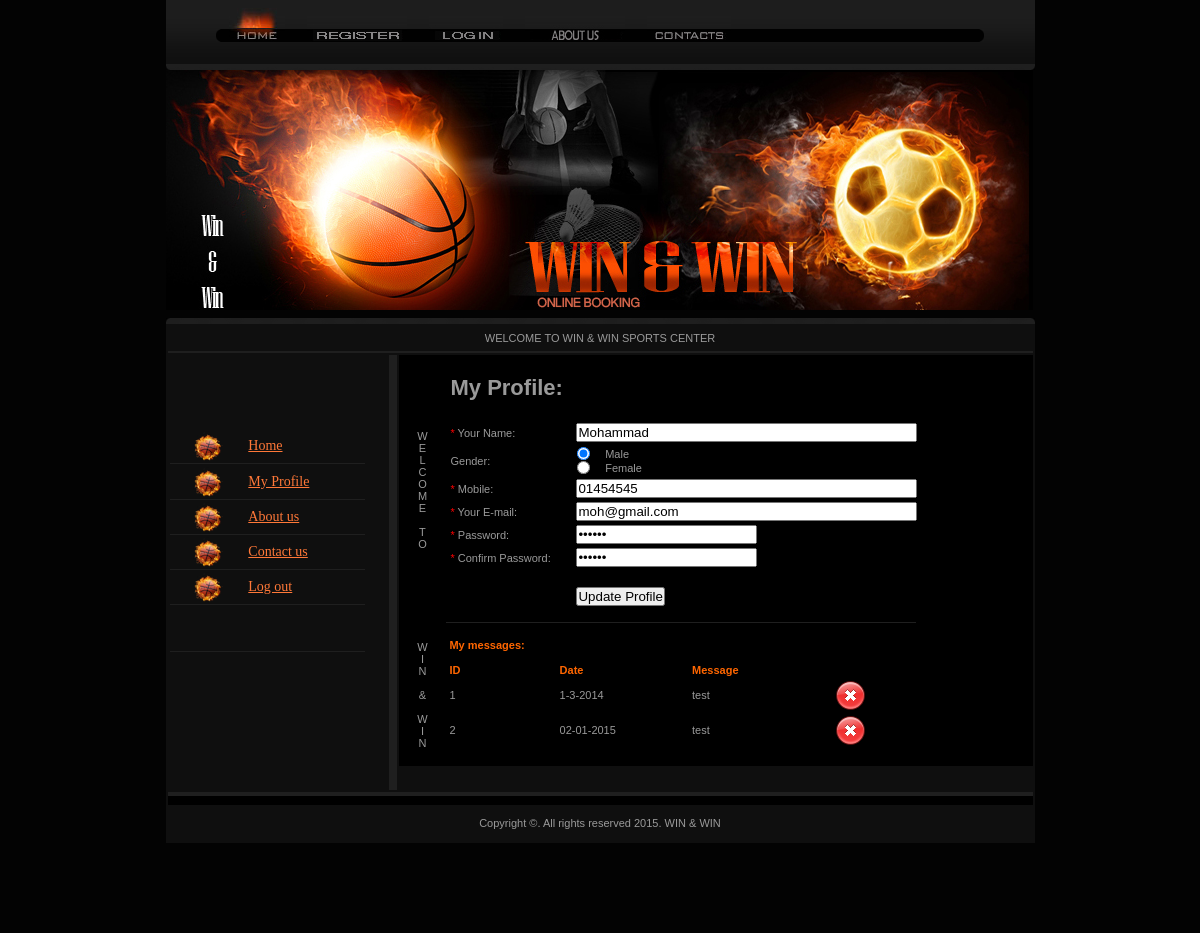
Screenshot of /profile.php?id=3 (signed in) with the database file from the repository.
### tables this page shows
CREATE TABLE `member` (
  `id` int(10) unsigned NOT NULL auto_increment,
  `name` varchar(45) NOT NULL,
  `gender` varchar(45) NOT NULL,
  `mobile` varchar(45) NOT NULL,
  `email` varchar(45) NOT NULL,
  `password` varchar(45) NOT NULL,
  `reg_date` varchar(45) NOT NULL,
  PRIMARY KEY  (`id`)
);

CREATE TABLE `msgs` (
  `id` int(10) unsigned NOT NULL auto_increment,
  `name` varchar(45) default NULL,
  `mobile` varchar(45) default NULL,
  `msg` varchar(450) NOT NULL,
  `date_` varchar(45) NOT NULL,
  `uid` int(11) NOT NULL,
  PRIMARY KEY  (`id`)
);

### profile.php (the view, shortened to what this page needs)
<?
$uid = $_SESSION["userid"] ;
?>
<!DOCTYPE HTML PUBLIC "-//W3C//DTD HTML 4.01 Transitional//EN"
"http://www.w3.org/TR/html4/loose.dtd">
<html>
<head>
<link type="text/css" rel="stylesheet" href="style.css" />
</head>
<body>
<table cellpadding="0" cellspacing="0" border="0">
<tr><td>
	<div id="top">
		<div id="menu">
			<ul>
				<li><a href="index.php" class="but1" id="active"><img src="images/spacer.gif" alt="" width="56" height="13" /></a></li>
				<li><a href="register.php" class="but2"><img src="images/spacer.gif" alt="" width="100" height="13" /></a></li>
				<li><a href="login.php" class="but3"><img src="images/spacer.gif" alt="" width="74" height="13" /></a></li>
				<li><a href="aboutus.php" class="but4"><img src="images/spacer.gif" alt="" width="100" height="13" /></a></li>
				<li><a href="contactus.php" class="but7"><img src="images/spacer.gif" alt="" width="84" height="13" /></a></li>
			</ul>
		</div>
	</div>
	<div id="header" class="home">
	  </div>
	<div id="wrapper" class="style1">
	  <table width="100%" height="501" border="0" cellpadding="2" cellspacing="2" bgcolor="#0F0F0F">
          <tr>
            <td height="23" colspan="3" bgcolor="#0F0F0F"><marquee behavior="alternate"><div align="center">WELCOME TO WIN &amp; WIN SPORTS CENTER </div></marquee></td>
          </tr>
          <tr>
            <td colspan="3"><hr color="#1F1F1F" /></td>
          </tr>
          <tr>
            <td width="219"><table width="128%" height="225" border="0" align="center" cellpadding="2" cellspacing="2">
              <tr>
                <td width="28%" height="27"><div align="center"><img src="images/link.png" width="30" height="30"  /></div></td>
                <td width="72%"><a href="index.php" class="style2">Home</a></td>
              </tr>
              <tr>
                <td height="1" colspan="2" valign="top"><hr align="left" width="70%" size="1" color="#1F1F1F"/></td>
                </tr>
              <tr>
                <td height="31"><div align="center"><img src="images/link.png" alt="l" width="30" height="30"  /></div></td>
                <td><? if ($_SESSION["logged"] == "YES") echo '<a href="profile.php?id='. $_SESSION["userid"].'" class="style2">My Profile</a>' ; else echo '<a href="register.php" class="style2">Register</a>'; ?></td>
              </tr>
			  <tr>
                <td height="1" colspan="2" valign="top"><hr align="left" width="70%" size="1" color="#1F1F1F"/></td>
                </tr>
              <tr>
                <td height="27"><div align="center"><img src="images/link.png" alt="left" width="30" height="30"  /></div></td>
                <td><a href="aboutus.php" class="style2">About us </a></td>
              </tr>
			  <tr>
                <td height="1" colspan="2" valign="top"><hr align="left" width="70%" size="1" color="#1F1F1F"/></td>
                </tr>
              <tr>
                <td height="27"><div align="center"><img src="images/link.png" alt="left" width="30" height="30"  /></div></td>
                <td><a href="contactus.php" class="style2">Contact us </a></td>
              </tr>
			  <tr>
                <td height="1" colspan="2" valign="top"><hr align="left" width="70%" size="1" color="#1F1F1F"/></td>
                </tr>
              <tr>
                <td height="27"><div align="center"><img src="images/link.png" alt="l" width="30" height="30"  /></div></td>
                <td><? if ($_SESSION["logged"] == "YES") echo '<a href="logout.php" class="style2">Log out</a>' ; else echo '<a href="login.php" class="style2">Log In </a>'; ?></td>
              </tr>
			  <tr>
                <td height="1" colspan="2" valign="top"><hr align="left" width="70%" size="1" color="#1F1F1F"/></td>
                </tr>
              <tr>
                <td  colspan="2" align="justify"> </tr>
				 <tr>
                <td height="1" colspan="2" valign="top"><hr align="left" width="70%" size="1" color="#1F1F1F"/></td>
                </tr>
            </table></td>
            <td width="-4" rowspan="2" background="images/bg.jpg"></td>
            <td width="634" rowspan="2" valign="top"><table width="100%" height="284" border="0" align="center" cellpadding="2" cellspacing="2" bgcolor="#000000">
                <tr>
                  <td width="7%" height="192"><p align="center">&nbsp;</p>
                    <p align="center">&nbsp;</p>
                    <p align="center">W</p>
                    <p align="center">E</p>
                  <p align="center">L</p>
                  <p align="center">C</p>
                  <p align="center">O</p>
                  <p align="center">M</p>
                  <p align="center">E</p>
                  <p align="center">&nbsp;</p>
                  <p align="center">T</p>
                  <p align="center">O</p>
                  <p align="center">&nbsp;</p>
                  <p>&nbsp;</p></td>
                  <td><p>&nbsp;</p>
				  <?
						$mid = $_GET["id"];
						$data = mysql_fetch_array(mysql_query("SELECT name,gender,mobile,email, password FROM member WHERE id = '$mid' "));
						$name = $data[0];
						$mobile = $data[2];
						$email = $data[3];
						$password = $data[4];
			if(isset($_POST['update']))
			{
					$name = $_POST["name"];
					$gender = $_POST['gender'];
					$mobile = $_POST['mobile'];
					$email = $_POST['email'];
					$password = $_POST['password'];
					$repassword = $_POST['repassword'];
				if($password != $repassword)
				{
					echo "<center><h3>Password and Confirm password do not match!</h3>";
					echo "<a href='javascript:history.back();'>Back</a></center>";
				}
				else
				{
						$sqlUpdate = "UPDATE member SET name='$name',gender='$gender',mobile='$mobile',email='$email',password='$password' WHERE id='$mid'";
						mysql_query($sqlUpdate);
						echo "<center><h3>Account updated successfully.</h3></center>";
						$where = "profile.php?id=$mid";
						echo "<META HTTP-EQUIV=\"Refresh\" CONTENT=\"2;URL=$where\">";
				}
			}
			else
			{
			?>
                    <form action="<?php echo $_SERVER['PHP_SELF'];?>?id=<?php echo $mid;?>" method="post">
				    <table width="500" border="0" cellpadding="3" cellspacing="4">
                      <tr>
                        <td height="30" colspan="2"><h1>My Profile:</h1></td>
                      </tr>
                      <tr>
                        <td colspan="2">&nbsp;</td>
                      </tr>
                      <tr>
                        <td width="25%" class="form_label_right"><span class="style7">*</span> Your Name: </td>
                        <td width="75%"><input name="name" type="text" id="name" value="<? echo $name;?>" size="40" /></td>
                      </tr>
                      <tr>
                        <td class="form_label_right">Gender: </td>
                        <td><table width="34%" border="0" cellspacing="1" cellpadding="1">
                            <tr>
                              <td width="22%"><input name="gender" type="radio" value="Male" checked="checked" /></td>
                              <td width="78%" class="form_label_left">Male</td>
                            </tr>
                            <tr>
                              <td><input name="gender" type="radio" value="Female"/></td>
                              <td class="form_label_left">Female</td>
                            </tr>
                        </table></td>
                      </tr>
                      <tr>
                        <td class="form_label_right"><span class="style7">*</span> Mobile:</td>
                        <td><input name="mobile" type="text" id="mobile" size="40" value="<? echo $mobile;?>"/></td>
                      </tr>
                      <tr>
                        <td class="form_label_right"><span class="style7">*</span> Your E-mail: </td>
                        <td><input name="email" type="text" id="email" size="40" value="<? echo $email;?>"/></td>
                      </tr>
                      <tr>
                        <td class="form_label_right"><span class="style7">*</span> Password: </td>
                        <td><input name="password" type="password" id="password" size="20" value="<? echo $password;?>" /></td>
                      </tr>
                      <tr>
                        <td class="form_label_right"><span class="style7">*</span> Confirm Password: </td>
                        <td><input name="repassword" type="password" id="repassword" size="20" value="<? echo $password;?>" /></td>
                      </tr>
                      <tr>
                        <td colspan="2">&nbsp;</td>
                      </tr>
                      <tr>
                        <td>&nbsp;</td>
                        <td><input name="update" type="submit" id="update" value="Update Profile" /></td>
                      </tr>
                    </table>
					</form>
				<?
				}
				?>
				<br/><p align="center"><hr align="left" width="80%" size="1" color="#1F1F1F"/></p></td>
                </tr>
                <tr>
                  <td><p align="center">&nbsp;</p>
                    <p align="center">W</p>
                    <p align="center">I</p>
                  <p align="center">N</p>
                  <p align="center">&nbsp;</p>
                  <p align="center">&amp;</p>
                  <p align="center">&nbsp;</p>
                  <p align="center">W</p>
                  <p align="center">I</p>
                  <p align="center">N</p>
                  <p align="center">&nbsp;</p></td>
                  <td><table width="79%" border="0" align="center" cellpadding="3" cellspacing="3" bordercolor="#CCCCCC">
                    <tr>
                      <td height="33" colspan="6" class="page_heading"><div align="left" class="style4">My messages: </div></td>
                    </tr>
                    <tr>
                      <td width="24%" class="style4"><div align="left">ID</div></td>
                      <td width="29%" class="style4"><div align="left">Date</div></td>
                      <td width="23%" class="style4"><div align="left">Message</div></td>
                      <td width="24%" class="style4">&nbsp;</td>
                    </tr>
                    <?
	   	$query = "SELECT * FROM msgs where uid = '$uid' ";
		$result = mysql_query($query);
		while($rowApps1 = mysql_fetch_object($result))
		{
			$id    		 = $rowApps1->id;
			$da    	     = $rowApps1->date_;
			$msg		 = $rowApps1->msg;
	 ?>
                    <tr>
                      <td><div align="left"><? echo $id;?></div></td>
                      <td><div align="left"><? echo $da;?></div></td>
                      <td><div align="left"><? echo $msg;?></div></td>
                      <td><div align="center"> <? echo '<a href="profile.php?mid='.$id.'"onClick=\'return confirm("Are you sure?")\'><img src="images/del.png" width="32" height="32" border="0" alt=" delete " /></a>'; ?></div></td>
                    </tr>
                    <?
}
?>
                    <tr>
                      <td colspan="6"><p>&nbsp;</p>
                        <p align="center"><a href="#"></a></p></td>
                    </tr>
                  </table></td>
                </tr>
              </table>
            <p>&nbsp;</p>
            <p>&nbsp;</p></td>
          </tr>
          <tr>
            <td><div align="center">
              <p>&nbsp;</p>
              <p>&nbsp;</p>
              <p>&nbsp;</p>
            </div></td>
          </tr>
          <tr>
            <td colspan="3">
            <table width="100%" border="0" cellpadding="0" cellspacing="0" bgcolor="#0F0F0F">
              <tr>
                <td><h2 style="background-color:#000000; height:5px; color:#FFFFFF; border-top:4px solid #1f1f1f; text-align:center; padding-top:4px; font-style:normal;font-size:12px;">&nbsp;</h2> </td>
              </tr>
              <tr>
                <td valign="middle"><br/></td>
              </tr>
              <tr>
                <td><div align="center">
                  <p>Copyright &copy;. All rights reserved 2015. WIN &amp; WIN</p>
                  <p>&nbsp;</p>
                </div></td>
              </tr>
            </table>            </td>
          </tr>
        </table>
	</div>
	</td>
</tr>
</table>
</body>
</html>

### style.css (style rules this page uses)
* { margin:0px; padding:0px; }
img { border:0px; }
html { width:100%; height:100%; background-color:#030303; }
body { width:869px; padding:0 65px; margin:0 auto; height:100%; position:relative }
html > body { height:auto; min-height:100%; }
#top { width:869px; height:70px; background-image:url(images/menu_bg2.gif); background-position:top left; background-repeat:repeat-x; }
#menu { width:869px; height:70px; background-image:url(images/top_bg.gif); background-position:bottom left; background-repeat:no-repeat; }
#menu ul { background-image:url(images/menu_bg.gif); background-position:bottom left; background-repeat:no-repeat; height:42px; width:768px; margin:0 auto; }
#menu li { height:34px; float:left; list-style-type:none; padding:8px 9px 0 13px; }
#menu li a { display:block; height:34px; float:left; }
.but1 { background-position:top left; background-repeat:no-repeat; background-image:url(images/but1.jpg); }
.but2 { background-position:top left; background-repeat:no-repeat; background-image:url(images/but2.jpg); }
.but3 { background-position:top left; background-repeat:no-repeat; background-image:url(images/but3.jpg); }
.but4 { background-position:top left; background-repeat:no-repeat; background-image:url(images/but4.jpg); }
.but7 { background-position:top left; background-repeat:no-repeat; background-image:url(images/but7.jpg); }
#active { background-position:bottom left }
#header { width:869px; background-image:url(images/header.jpg); background-position:top left; background-repeat:no-repeat; }
.home { padding:240px 0 0 0 }
#wrapper { width:869px; padding:6px 0 90px 0; background-image:url(images/footer_bg.gif); background-position:top left; background-repeat:no-repeat; overflow:hidden; font-family:Arial, Helvetica, sans-serif; font-size:11px; color:#9A9A9A; }
.style1 { margin:8px 0 0 0; }

### profile.php (style rules this page uses)
a:link { color: #FF7838; }
.style7 { color: #FF0000 }
.style4 { color: #FF6600; font-weight: bold; }

### rows the page displays
member: name "Mohammad", mobile "01454545", email "moh@gmail.com"
msgs: id "1", date_ "1-3-2014", msg "test"
msgs: id "2", date_ "02-01-2015", msg "test"
